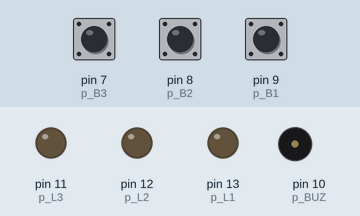
Simulated run of this sketch. Board: Arduino Uno, built with avr-gcc and run on an emulated ATmega328P. Parts: output pins drawn as LEDs (lit = HIGH), buzzer (waves = sounding). The inputs (shaded band) are chosen by the test bench; at power-on: pin 7 (p_B3) HIGH, pin 8 (p_B2) HIGH, pin 9 (p_B1) HIGH.

Above: at 1.2 s.
1.3 s: pin 7 (p_B3) pulled LOW for 0.15 s
At 1.37 s:
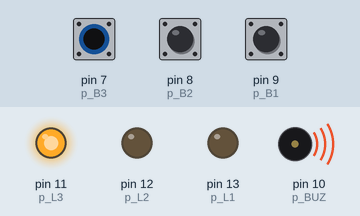
2.9 s: pin 8 (p_B2) pulled LOW for 0.15 s
At 2.97 s:
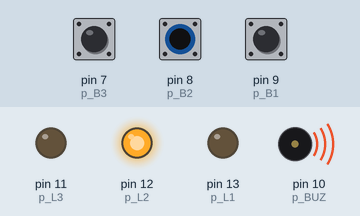
4.5 s: pin 9 (p_B1) pulled LOW for 0.15 s
At 4.57 s:
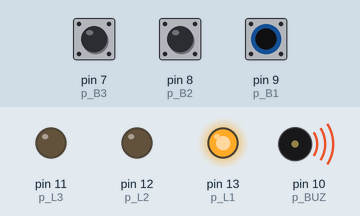
6.1 s: pin 9 (p_B1) pulled LOW for 3.2 s
At 9.7 s:
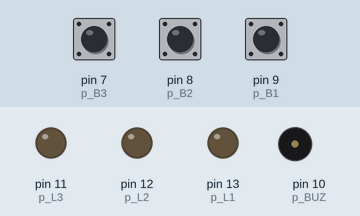
10.8 s: pin 7 (p_B3) pulled LOW for 3.2 s
At 12.0 s:
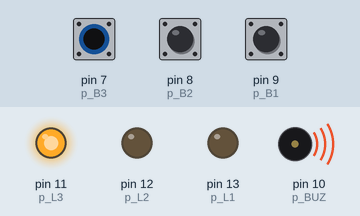
Timing chart, 0 to 15.5 s (numbered marks = the images above; inputs shaded):
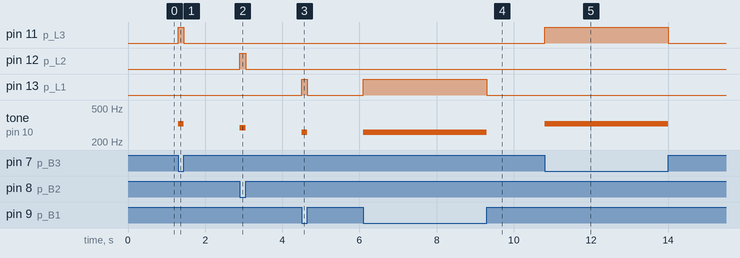

Measured:
- after the input at 1.3 s, pin 11 (p_L3): LOW → HIGH at once, → LOW 0.15 s later; tone on pin 10 (p_BUZ): silent → 329 Hz at once, → silent 0.15 s later
- after the input at 2.9 s, pin 12 (p_L2): LOW → HIGH at once, → LOW 0.15 s later; tone on pin 10 (p_BUZ): silent → 293 Hz at once, → silent 0.15 s later
- after the input at 4.5 s, pin 13 (p_L1): LOW → HIGH at once, → LOW 0.15 s later; tone on pin 10 (p_BUZ): silent → 261 Hz at once, → silent 0.15 s later
- after the input at 6.1 s, pin 13 (p_L1): LOW → HIGH at once, → LOW 3.2 s later; tone on pin 10 (p_BUZ): silent → 261 Hz at once, → silent 3.2 s later
- after the input at 10.8 s, pin 11 (p_L3): LOW → HIGH at once, → LOW 3.2 s later; tone on pin 10 (p_BUZ): silent → 329 Hz at once, → silent 3.2 s later

The sketch:

Arduino_ProjetoPiano.ino
```cpp
//pinos
const int p_L1 = 13;
const int p_L2 = 12;
const int p_L3 = 11;
const int p_BUZ = 10;
const int p_B1 = 9;
const int p_B2 = 8;
const int p_B3 = 7;

//frequências
const int c = 261; // Dó
const int d = 293; // Ré
const int e = 329; // Mi
const int f = 349; // Fá
const int g = 391; // Sol
const int a = 440; // Lá
const int b = 493; // Si


void setup() {
  pinMode(p_L1, OUTPUT);
  pinMode(p_L2, OUTPUT);
  pinMode(p_L3, OUTPUT);
  pinMode(p_BUZ, OUTPUT);
  pinMode(p_B1, INPUT_PULLUP);
  pinMode(p_B2, INPUT_PULLUP);
  pinMode(p_B3, INPUT_PULLUP);
}

void loop() {
  //variáveis com o estado de cada botão
  bool estado_B1 = digitalRead(p_B1);
  bool estado_B2 = digitalRead(p_B2);
  bool estado_B3 = digitalRead(p_B3);

  //age de acordo com qual botão está pressionado
  if(estado_B1 == LOW) {
    tone(p_BUZ, c);
    digitalWrite(p_L1, HIGH);
    digitalWrite(p_L2, LOW);
    digitalWrite(p_L3, LOW);
  }
  else if(estado_B2 == LOW) {
    tone(p_BUZ, d);
    digitalWrite(p_L1, LOW);
    digitalWrite(p_L2, HIGH);
    digitalWrite(p_L3, LOW);
  }
    else if(estado_B3 == LOW) {
    tone(p_BUZ, e);
    digitalWrite(p_L1, LOW);
    digitalWrite(p_L2, LOW);
    digitalWrite(p_L3, HIGH);
  }
  else {
    noTone(p_BUZ);
    digitalWrite(p_L1, LOW);
    digitalWrite(p_L2, LOW);
    digitalWrite(p_L3, LOW);
  }
}
```
